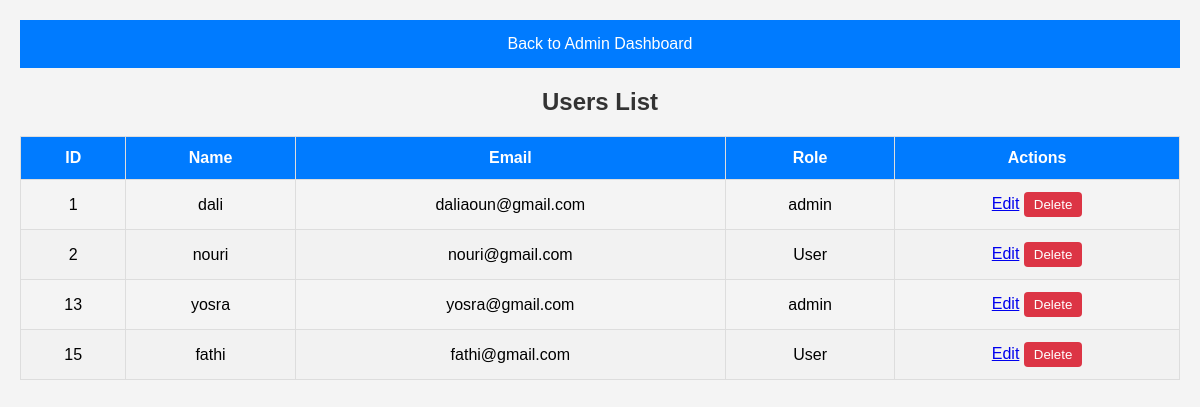
Page /app/views/DisplayUsers.php (signed in) on the committed database.
### tables this page shows
CREATE TABLE `users` (
  `id` int NOT NULL,
  `name` varchar(100) NOT NULL,
  `email` varchar(100) NOT NULL,
  `password` varchar(255) NOT NULL,
  `created_at` timestamp NULL DEFAULT CURRENT_TIMESTAMP,
  `role` varchar(50) DEFAULT NULL
);

### app/controllers/UserCrudController.php (called while the page is built, shortened)
<?php
require_once '../models/User.php';
class UserCrudController {
    private $userModel;
    public function __construct($db) {
        $this->userModel = new User($db);
    }
    public function getUsers() {
        return $this->userModel->getAllUsers();
    }
}
?>

### app/models/User.php (called while the page is built, shortened)
<?php
class User {
    private $conn;
    private $table_name = "users";
    public function __construct($db) {
        $this->conn = $db;
    }
    public function getAllUsers() {
        $query = "SELECT * FROM " . $this->table_name;
        $stmt = $this->conn->query($query);
        return $stmt->fetch_all(MYSQLI_ASSOC);
    }
}

### app/views/DisplayUsers.php (the view, shortened to what this page needs)
<?php
require_once '../controllers/UserCrudController.php';
$database = new Database();
$db = $database->connect();
$userCrudController = new UserCrudController($db);
$users = $userCrudController->getUsers();
?>
<!DOCTYPE html>
<html lang="en">
<head>
</head>
<body>
    <div class="navbar">
        <a href="Dashboard.php">Back to Admin Dashboard</a>
    </div>
    <h2>Users List</h2>
    <table>
        <thead>
            <tr>
                <th>ID</th>
                <th>Name</th>
                <th>Email</th>
                <th>Role</th>
                <th>Actions</th>
            </tr>
        </thead>
        <tbody>
            <?php if (!empty($users)): ?>
                <?php foreach ($users as $user): ?>
                    <tr>
                        <td><?php echo $user['id']; ?></td>
                        <td><?php echo htmlspecialchars($user['name']); ?></td>
                        <td><?php echo htmlspecialchars($user['email']); ?></td>
                        <td><?php echo $user['role'] ? htmlspecialchars($user['role']) : 'User'; ?></td>
                        <td>
                            <a href="EditUser.php?id=<?php echo $user['id']; ?>">Edit</a>
                            <form method="POST" action="DeleteUser.php" style="display:inline;">
                                <button type="submit" class="delete-button">Delete</button>
                            </form>
                        </td>
                    </tr>
                <?php endforeach; ?>
            <?php else: ?>
                <tr>
                    <td colspan="5">No users found.</td>
                </tr>
            <?php endif; ?>
        </tbody>
    </table>
</body>
</html>

### app/views/DisplayUsers.php (style rules this page uses)
body { font-family: Arial, sans-serif; background-color: #f4f4f4; margin: 0; padding: 20px; }
.navbar { background-color: #007bff; padding: 15px; text-align: center; margin-bottom: 20px; }
.navbar a { color: white; text-decoration: none; padding: 14px 20px; margin: 0 10px; border-radius: 4px; transition: background-color 0.3s; }
h2 { text-align: center; color: #333; margin-bottom: 20px; }
table { width: 100%; border-collapse: collapse; margin: 0 auto; }
th, td { border: 1px solid #ddd; padding: 12px; text-align: center; }
th { background-color: #007bff; color: white; }
tbody tr:nth-child(even) { background-color: #f2f2f2; }
.edit-button, .delete-button { padding: 5px 10px; border: none; border-radius: 4px; cursor: pointer; transition: background-color 0.3s; }
.delete-button { background-color: #dc3545; color: white; }

### rows in the picture
users: id "1", name "dali", email "daliaoun@gmail.com", role "admin"
users: id "2", name "nouri", email "nouri@gmail.com", shows "User"
users: id "13", name "yosra", email "yosra@gmail.com", role "admin"
users: id "15", name "fathi", email "fathi@gmail.com", role "User"
